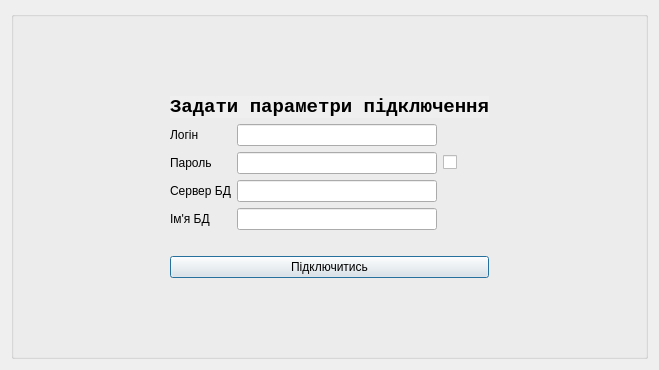
<?xml version="1.0" encoding="UTF-8"?>
<ui version="4.0">
 <class>Authorization</class>
 <widget class="QDialog" name="Authorization">
  <property name="geometry">
   <rect>
    <x>0</x>
    <y>0</y>
    <width>659</width>
    <height>370</height>
   </rect>
  </property>
  <property name="windowTitle">
   <string>DBMonitor</string>
  </property>
  <layout class="QGridLayout" name="gridLayout_2">
   <item row="0" column="0">
    <widget class="QGroupBox" name="groupBox">
     <property name="autoFillBackground">
      <bool>true</bool>
     </property>
     <property name="title">
      <string/>
     </property>
     <layout class="QGridLayout" name="gridLayout">
      <item row="0" column="1">
       <spacer name="verticalSpacer">
        <property name="orientation">
         <enum>Qt::Vertical</enum>
        </property>
        <property name="sizeHint" stdset="0">
         <size>
          <width>20</width>
          <height>40</height>
         </size>
        </property>
       </spacer>
      </item>
      <item row="5" column="1">
       <spacer name="verticalSpacer_2">
        <property name="orientation">
         <enum>Qt::Vertical</enum>
        </property>
        <property name="sizeHint" stdset="0">
         <size>
          <width>20</width>
          <height>40</height>
         </size>
        </property>
       </spacer>
      </item>
      <item row="2" column="0">
       <spacer name="horizontalSpacer_2">
        <property name="orientation">
         <enum>Qt::Horizontal</enum>
        </property>
        <property name="sizeHint" stdset="0">
         <size>
          <width>40</width>
          <height>20</height>
         </size>
        </property>
       </spacer>
      </item>
      <item row="2" column="1">
       <layout class="QHBoxLayout" name="horizontalLayout">
        <item>
         <layout class="QVBoxLayout" name="labels">
          <item>
           <widget class="QLabel" name="labelLogin">
            <property name="text">
             <string>Логін</string>
            </property>
           </widget>
          </item>
          <item>
           <widget class="QLabel" name="labelPass">
            <property name="text">
             <string>Пароль</string>
            </property>
           </widget>
          </item>
          <item>
           <widget class="QLabel" name="labelDB">
            <property name="text">
             <string>Сервер БД</string>
            </property>
           </widget>
          </item>
          <item>
           <widget class="QLabel" name="labelNameDB">
            <property name="text">
             <string>Ім'я БД</string>
            </property>
           </widget>
          </item>
         </layout>
        </item>
        <item>
         <layout class="QVBoxLayout" name="inputs">
          <item>
           <widget class="QLineEdit" name="login">
            <property name="minimumSize">
             <size>
              <width>200</width>
              <height>0</height>
             </size>
            </property>
            <property name="maximumSize">
             <size>
              <width>130</width>
              <height>16777215</height>
             </size>
            </property>
           </widget>
          </item>
          <item>
           <layout class="QHBoxLayout" name="password">
            <item>
             <widget class="QLineEdit" name="pass">
              <property name="minimumSize">
               <size>
                <width>200</width>
                <height>0</height>
               </size>
              </property>
              <property name="maximumSize">
               <size>
                <width>130</width>
                <height>16777215</height>
               </size>
              </property>
              <property name="echoMode">
               <enum>QLineEdit::Password</enum>
              </property>
             </widget>
            </item>
            <item>
             <widget class="QCheckBox" name="checkBox">
              <property name="text">
               <string/>
              </property>
             </widget>
            </item>
           </layout>
          </item>
          <item>
           <widget class="QLineEdit" name="dbAddress">
            <property name="maximumSize">
             <size>
              <width>200</width>
              <height>16777215</height>
             </size>
            </property>
           </widget>
          </item>
          <item>
           <widget class="QLineEdit" name="dbName">
            <property name="maximumSize">
             <size>
              <width>200</width>
              <height>16777215</height>
             </size>
            </property>
           </widget>
          </item>
         </layout>
        </item>
       </layout>
      </item>
      <item row="1" column="1">
       <widget class="QLabel" name="label">
        <property name="font">
         <font>
          <family>Courier New</family>
          <pointsize>14</pointsize>
          <bold>true</bold>
         </font>
        </property>
        <property name="tabletTracking">
         <bool>false</bool>
        </property>
        <property name="autoFillBackground">
         <bool>true</bool>
        </property>
        <property name="text">
         <string>Задати параметри підключення</string>
        </property>
        <property name="textFormat">
         <enum>Qt::MarkdownText</enum>
        </property>
        <property name="alignment">
         <set>Qt::AlignCenter</set>
        </property>
       </widget>
      </item>
      <item row="2" column="2">
       <spacer name="horizontalSpacer">
        <property name="orientation">
         <enum>Qt::Horizontal</enum>
        </property>
        <property name="sizeHint" stdset="0">
         <size>
          <width>40</width>
          <height>20</height>
         </size>
        </property>
       </spacer>
      </item>
      <item row="3" column="1">
       <widget class="QLabel" name="authErrorLabel">
        <property name="text">
         <string/>
        </property>
       </widget>
      </item>
      <item row="4" column="1">
       <widget class="QPushButton" name="authButton">
        <property name="text">
         <string>Підключитись</string>
        </property>
       </widget>
      </item>
     </layout>
    </widget>
   </item>
  </layout>
 </widget>
 <resources/>
 <connections/>
</ui>
